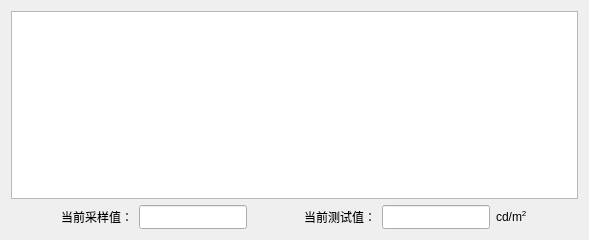
<?xml version="1.0" encoding="UTF-8"?>
<ui version="4.0">
 <class>HLuminousCalibrateItemWidget</class>
 <widget class="QWidget" name="HLuminousCalibrateItemWidget">
  <property name="geometry">
   <rect>
    <x>0</x>
    <y>0</y>
    <width>589</width>
    <height>240</height>
   </rect>
  </property>
  <property name="windowTitle">
   <string>Form</string>
  </property>
  <layout class="QGridLayout" name="gridLayout">
   <item row="0" column="0" colspan="8">
    <widget class="HEntireTableWidget" name="tableWidget">
     <attribute name="horizontalHeaderMinimumSectionSize">
      <number>100</number>
     </attribute>
    </widget>
   </item>
   <item row="1" column="0">
    <spacer name="horizontalSpacer">
     <property name="orientation">
      <enum>Qt::Horizontal</enum>
     </property>
     <property name="sizeHint" stdset="0">
      <size>
       <width>20</width>
       <height>20</height>
      </size>
     </property>
    </spacer>
   </item>
   <item row="1" column="1">
    <widget class="QLabel" name="label_001">
     <property name="minimumSize">
      <size>
       <width>72</width>
       <height>24</height>
      </size>
     </property>
     <property name="text">
      <string>当前采样值：</string>
     </property>
     <property name="scaledContents">
      <bool>false</bool>
     </property>
     <property name="alignment">
      <set>Qt::AlignRight|Qt::AlignTrailing|Qt::AlignVCenter</set>
     </property>
     <property name="buddy">
      <cstring>lineEdit_1</cstring>
     </property>
    </widget>
   </item>
   <item row="1" column="2">
    <widget class="QLineEdit" name="lineEdit_1">
     <property name="minimumSize">
      <size>
       <width>90</width>
       <height>24</height>
      </size>
     </property>
     <property name="alignment">
      <set>Qt::AlignCenter</set>
     </property>
     <property name="readOnly">
      <bool>true</bool>
     </property>
    </widget>
   </item>
   <item row="1" column="3">
    <spacer name="horizontalSpacer_2">
     <property name="orientation">
      <enum>Qt::Horizontal</enum>
     </property>
     <property name="sizeHint" stdset="0">
      <size>
       <width>40</width>
       <height>20</height>
      </size>
     </property>
    </spacer>
   </item>
   <item row="1" column="4">
    <widget class="QLabel" name="label_002">
     <property name="minimumSize">
      <size>
       <width>72</width>
       <height>24</height>
      </size>
     </property>
     <property name="text">
      <string>当前测试值：</string>
     </property>
     <property name="scaledContents">
      <bool>false</bool>
     </property>
     <property name="alignment">
      <set>Qt::AlignRight|Qt::AlignTrailing|Qt::AlignVCenter</set>
     </property>
     <property name="buddy">
      <cstring>lineEdit_2</cstring>
     </property>
    </widget>
   </item>
   <item row="1" column="5">
    <widget class="QLineEdit" name="lineEdit_2">
     <property name="minimumSize">
      <size>
       <width>90</width>
       <height>24</height>
      </size>
     </property>
     <property name="text">
      <string/>
     </property>
     <property name="alignment">
      <set>Qt::AlignCenter</set>
     </property>
     <property name="readOnly">
      <bool>true</bool>
     </property>
    </widget>
   </item>
   <item row="1" column="6">
    <widget class="QLabel" name="label_003">
     <property name="minimumSize">
      <size>
       <width>30</width>
       <height>24</height>
      </size>
     </property>
     <property name="text">
      <string>&lt;font color=#000000&gt;cd/m&lt;sup&gt;2&lt;/sup&gt;&lt;/font&gt;</string>
     </property>
    </widget>
   </item>
   <item row="1" column="7">
    <spacer name="horizontalSpacer_3">
     <property name="orientation">
      <enum>Qt::Horizontal</enum>
     </property>
     <property name="sizeHint" stdset="0">
      <size>
       <width>20</width>
       <height>20</height>
      </size>
     </property>
    </spacer>
   </item>
  </layout>
 </widget>
 <customwidgets>
  <customwidget>
   <class>HEntireTableWidget</class>
   <extends>QTableWidget</extends>
   <header location="global">HePlugin/HEntireTableWidget.h</header>
  </customwidget>
 </customwidgets>
 <resources/>
 <connections/>
</ui>
